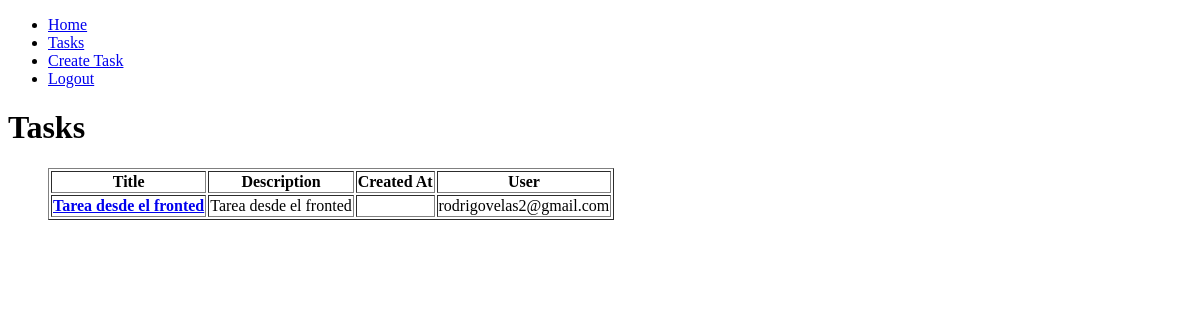
The page /tasks/ (signed in) on the database as committed earlier.
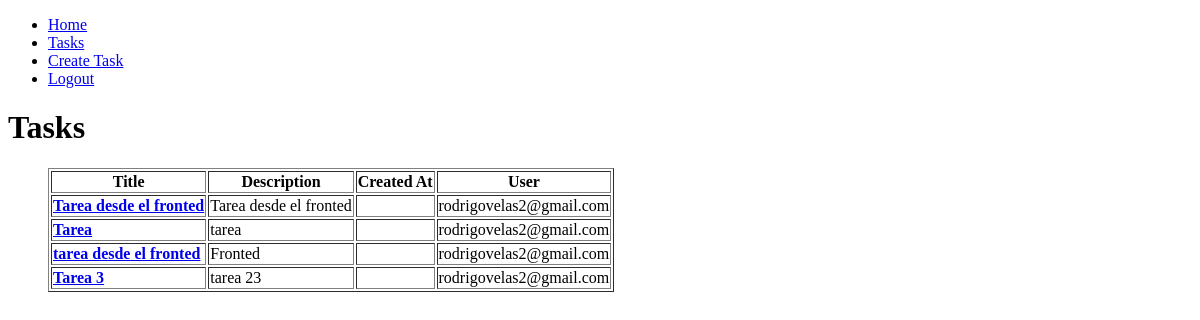
The same page on the database as committed later.
### task/models.py (models this page shows, shortened)
class Task(models.Model):
    title = models.CharField(max_length=200)
    description = models.TextField(blank=True)
    created = models.DateTimeField(auto_now_add=True)
    dateCompleted = models.DateTimeField(null=True, blank=True)
    important = models.BooleanField(default=False, blank=True)
    user = models.ForeignKey(User, on_delete=models.CASCADE)

### task/views.py (the view)
# urls.py: path('tasks/', views.tasks, name='tasks'),
def tasks(request):
    tasks = Task.objects.filter(user=request.user, dateCompleted__isnull=True)
    return render(request, 'tasks.html', {
        'tasks': tasks
    })

### task/templates/tasks.html (shortened to what this page needs)
{% extends 'base.html' %}
{% block content %}
<body>
    <h1>Tasks</h1>
    <ul>
        <table border="1">
            <thead>
                <tr>
                    <th>Title</th>
                    <th>Description</th>
                    <th>Created At</th>
                    <th>User</th>
                </tr>
            </thead>
            <tbody>
                {% for task in tasks %}
                <tr>
                    {% if task.important %}
                    <td>
                        <a href="{% url 'task_detail' task.id %}"><strong>{{ task.title }}</strong></a>
                    </td>
                    {% else %}
                    <td>
                        <a href="{% url 'task_detail' task.id %}">{{ task.title }}</a>
                    </td>
                    {% endif %}
                    <td>{{ task.description }}</td>
                    <td>{{ task.created_at }}</td>
                    <td>{{ task.user }}</td>
                </tr>
                {% endfor %}
            </tbody>
        </table>
    </ul>
</body>
{% endblock %}

### task/templates/base.html (shortened to what this page needs)
<!DOCTYPE html>
<html lang="en">
<head>
</head>
<body>
    <nav>
        <ul>
            <li><a href="/#">Home</a></li>
            {% if user.is_authenticated %}
            <li><a href="/tasks">Tasks</a></li>
            <li><a href="/tasks/create">Create Task</a></li>
            <li><a href="/logout">Logout</a></li>
            {% else %}
                <li><a href="/signup">Signup</a></li>
                <li><a href="/signin">Signin</a></li>
            {% endif %}
        </ul>
    </nav>
    {% block content %}
    {% endblock %}
</body>
</html>

Rows that differ between the two databases and show on the page:
added Task: title "Tarea", description "tarea", user "rodrigovelas2@gmail.com"
added Task: title "tarea desde el fronted", description "Fronted", user "rodrigovelas2@gmail.com"
added Task: title "Tarea 3", description "tarea 23", user "rodrigovelas2@gmail.com"
